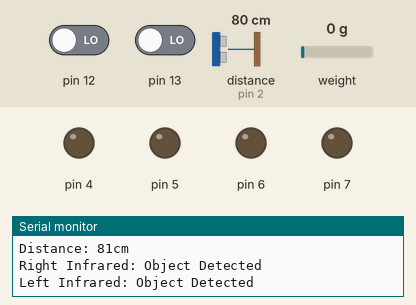
Recording of a sketch running on a simulated Arduino Uno, built with avr-gcc and run on an emulated ATmega328P. Shown: output pins drawn as LEDs (lit = HIGH), the last lines printed to the serial monitor. The test bench sets the inputs (shaded band); at power-on: pin 12 LOW, pin 13 LOW, distance to the obstacle (sensor on pin 2) 80 cm, weight on the scale 0 g. The echo pulse lasts 58.3 µs per cm.

Above: at 3.6 s.
3.7 s: pin 12 driven HIGH
At 5.7 s:
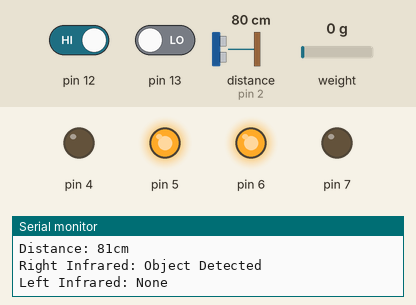
6.0 s: pin 13 driven HIGH
At 8.0 s:
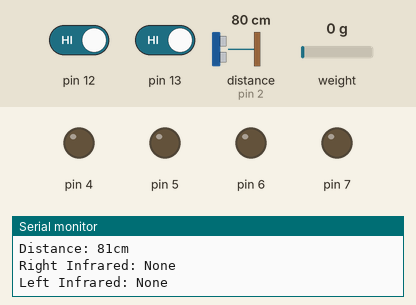
9.1 s: distance to the obstacle (sensor on pin 2) set to 54 cm
10.8 s: distance to the obstacle (sensor on pin 2) set to 46 cm
At 12.1 s:
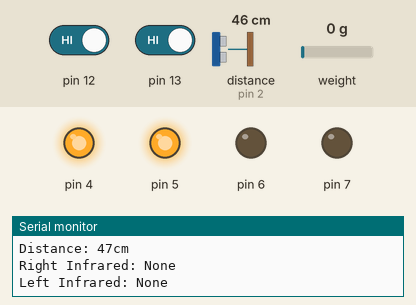
13.2 s: pin 12 driven LOW
At 14.2 s:
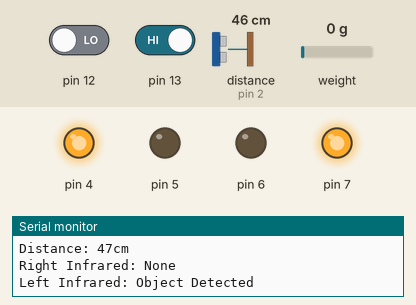
15.3 s: pin 13 driven LOW
At 17.1 s:
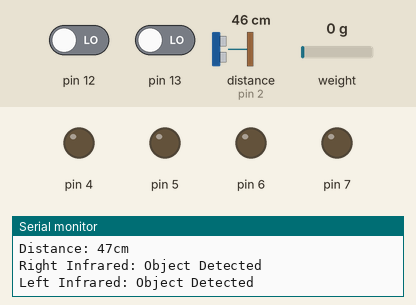
Timing chart, 0 to 18.4 s (numbered marks = the images above; inputs shaded):
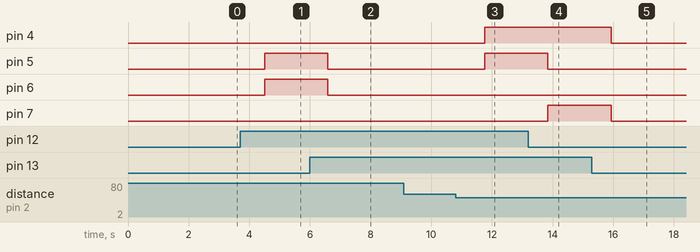

The sketch:

trak2.ino
```cpp
#include <NewPing.h>
#include <HX711_ADC.h>

class NewPing_Customized : public NewPing{
  public:

    NewPing_Customized() : NewPing(0,0,0){
    }

    NewPing_Customized(int a, int b, int c) : NewPing(a, b, c){
    }

};

class HumanFollower{
  private:
    NewPing_Customized sonar;
    int motorPin[8],
        echoPin, trigPin,
        leftInfra, rightInfra;


  public:
    HumanFollower(int mp0, int mp1, int mp2, int mp3, int ep, int tp, int li, int ri){
      motorPin[0] = mp0;
      motorPin[1] = mp1;
      motorPin[2] = mp2;
      motorPin[3] = mp3;

      echoPin = ep;
      trigPin = tp;
      leftInfra = li;
      rightInfra = ri;

      sonar = NewPing_Customized(trigPin, echoPin, 100);

      for(int i = 0; i < 4; i++){
        pinMode(motorPin[i], OUTPUT);
      }
      pinMode(leftInfra, INPUT);
      pinMode(rightInfra, INPUT);
    }

    unsigned int takeDistance(){
      return sonar.ping_cm();
    }

    int readRight(){
      return digitalRead(rightInfra);
    }

    int readLeft(){
      return digitalRead(leftInfra);
    }

    void moveForward(){
      for(int i = 0; i < 4; i++){
        if(i%2 == 0){
          digitalWrite(motorPin[i], HIGH);
        }
        else{
          digitalWrite(motorPin[i], LOW);
        }
      }
    }

    void turnLeft(){
      for(int i = 0; i < 4; i++){
        if(i == 0 || i == 3){
          digitalWrite(motorPin[i], HIGH);
        }
        else{
          digitalWrite(motorPin[i], LOW);
        }
      }
    }

    void turnRight(){
      for(int i = 0; i < 4; i++){
        if(i == 2 || i == 1){
          digitalWrite(motorPin[i], HIGH);
        }
        else{
          digitalWrite(motorPin[i], LOW);
        }
      }
    }

    void brakes(){
      for(int i = 0; i < 8; i++){
        digitalWrite(motorPin[i], LOW);
      }
    }

    void test(){
      Serial.println();
    }
};

HumanFollower hf(4, 6, 5, 7, 2, 3, 12, 13);


const int HX711_dout = 8; //mcu > HX711 dout pin
const int HX711_sck = 9; //mcu > HX711 sck pin


HX711_ADC LoadCell(HX711_dout, HX711_sck);

void setup() {
  Serial.begin(9600);

  pinMode(HX711_dout, OUTPUT);
  pinMode(HX711_sck, INPUT);

  LoadCell.begin();

  unsigned long stabilizingtime = 2000;
  boolean _tare = false;

  LoadCell.start(stabilizingtime, _tare);
  if (LoadCell.getTareTimeoutFlag() || LoadCell.getSignalTimeoutFlag()) {
    Serial.println("Timeout, check MCU>HX711 wiring and pin designations");
    while (1);
  }
  else {
    LoadCell.setCalFactor(456.58); // user set calibration value (float), initial value 1.0 may be used for this sketch
    Serial.println("Startup is complete");
  }
  while (!LoadCell.update());
}

void loop() {
  delay(1000);

  static boolean newDataReady = 0;

  if (LoadCell.update()) newDataReady = true;

  if (newDataReady) {
    float i = LoadCell.getData();
    Serial.print("Load_cell output val: ");
    Serial.println(i - 18009.15);
    newDataReady = 0;
  }

  unsigned int distance = hf.takeDistance();

  Serial.print("Distance: ");
  Serial.print(distance);
  Serial.println("cm");

  int rightVal = hf.readRight();
  int leftVal = hf.readLeft();

  Serial.print("Right Infrared: ");
  Serial.println(rightVal ? "None" : "Object Detected");
  Serial.print("Left Infrared: ");
  Serial.println(leftVal ? "None" : "Object Detected");
  Serial.println();
  Serial.println();
  Serial.println();

  if(rightVal == 1 && leftVal == 1 && distance <= 50 && distance >= 5)
  {
    hf.moveForward();
  }
  else if(rightVal == 0 && leftVal == 1)
  {
    hf.turnRight();
  }
  else if(rightVal == 1 && leftVal == 0)
  {
    hf.turnLeft();
  }
  else
  {
    hf.brakes();
  }

}
```

Measured:
- the behaviour switches between 50 and 49 cm on distance to the obstacle (sensor on pin 2) (found by bisection; images 2 and 3)
- after the input at 3.7 s, pin 5, pin 6: LOW → HIGH after 0.80 s
- after the input at 6.0 s, pin 5, pin 6: HIGH → LOW after 0.58 s
- after the input at 10.8 s, pin 4, pin 5: LOW → HIGH after 0.96 s
- after the input at 13.2 s, pin 5: HIGH → LOW after 0.64 s; pin 7: LOW → HIGH after 0.64 s
- after the input at 15.3 s, pin 4, pin 7: HIGH → LOW after 0.64 s
